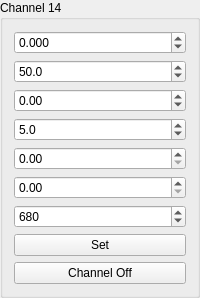
        <widget class="QGroupBox" name="groupBox_16">
         <property name="sizePolicy">
          <sizepolicy hsizetype="Preferred" vsizetype="Minimum">
           <horstretch>0</horstretch>
           <verstretch>0</verstretch>
          </sizepolicy>
         </property>
         <property name="title">
          <string>Channel 14</string>
         </property>
         <layout class="QGridLayout" name="gridLayout_17">
          <property name="sizeConstraint">
           <enum>QLayout::SetMaximumSize</enum>
          </property>
          <item row="1" column="0">
           <widget class="QDoubleSpinBox" name="doubleSpinBox_Signal_freq_15">
            <property name="sizePolicy">
             <sizepolicy hsizetype="Minimum" vsizetype="Fixed">
              <horstretch>0</horstretch>
              <verstretch>0</verstretch>
             </sizepolicy>
            </property>
            <property name="decimals">
             <number>1</number>
            </property>
            <property name="minimum">
             <double>0.000000000000000</double>
            </property>
            <property name="maximum">
             <double>200.000000000000000</double>
            </property>
            <property name="value">
             <double>50.000000000000000</double>
            </property>
           </widget>
          </item>
          <item row="2" column="0">
           <widget class="QDoubleSpinBox" name="doubleSpinBox_Signal_phase_15">
            <property name="sizePolicy">
             <sizepolicy hsizetype="Minimum" vsizetype="Fixed">
              <horstretch>0</horstretch>
              <verstretch>0</verstretch>
             </sizepolicy>
            </property>
            <property name="decimals">
             <number>2</number>
            </property>
            <property name="minimum">
             <double>-360.000000000000000</double>
            </property>
            <property name="maximum">
             <double>360.000000000000000</double>
            </property>
            <property name="value">
             <double>0.000000000000000</double>
            </property>
           </widget>
          </item>
          <item row="8" column="0">
           <widget class="QPushButton" name="pushButton_Channel0_en_15">
            <property name="sizePolicy">
             <sizepolicy hsizetype="Minimum" vsizetype="Fixed">
              <horstretch>0</horstretch>
              <verstretch>0</verstretch>
             </sizepolicy>
            </property>
            <property name="text">
             <string>Channel Off</string>
            </property>
            <property name="checkable">
             <bool>true</bool>
            </property>
           </widget>
          </item>
          <item row="4" column="0">
           <widget class="QDoubleSpinBox" name="doubleSpinBox_WhiteNoise_amp_15">
            <property name="sizePolicy">
             <sizepolicy hsizetype="Minimum" vsizetype="Fixed">
              <horstretch>0</horstretch>
              <verstretch>0</verstretch>
             </sizepolicy>
            </property>
            <property name="maximum">
             <double>1.000000000000000</double>
            </property>
            <property name="singleStep">
             <double>0.010000000000000</double>
            </property>
           </widget>
          </item>
          <item row="6" column="0">
           <widget class="QDoubleSpinBox" name="doubleSpinBox_SwNoise_freq_15">
            <property name="sizePolicy">
             <sizepolicy hsizetype="Minimum" vsizetype="Fixed">
              <horstretch>0</horstretch>
              <verstretch>0</verstretch>
             </sizepolicy>
            </property>
            <property name="decimals">
             <number>0</number>
            </property>
            <property name="maximum">
             <double>1500.000000000000000</double>
            </property>
            <property name="value">
             <double>680.000000000000000</double>
            </property>
           </widget>
          </item>
          <item row="3" column="0">
           <widget class="QDoubleSpinBox" name="doubleSpinBox_Ramp_time_15">
            <property name="sizePolicy">
             <sizepolicy hsizetype="Minimum" vsizetype="Fixed">
              <horstretch>0</horstretch>
              <verstretch>0</verstretch>
             </sizepolicy>
            </property>
            <property name="decimals">
             <number>1</number>
            </property>
            <property name="minimum">
             <double>0.100000000000000</double>
            </property>
            <property name="maximum">
             <double>50.000000000000000</double>
            </property>
            <property name="singleStep">
             <double>0.100000000000000</double>
            </property>
            <property name="value">
             <double>5.000000000000000</double>
            </property>
           </widget>
          </item>
          <item row="5" column="0">
           <widget class="QDoubleSpinBox" name="doubleSpinBox_SwNoise_amp_15">
            <property name="sizePolicy">
             <sizepolicy hsizetype="Minimum" vsizetype="Fixed">
              <horstretch>0</horstretch>
              <verstretch>0</verstretch>
             </sizepolicy>
            </property>
            <property name="maximum">
             <double>1.000000000000000</double>
            </property>
            <property name="singleStep">
             <double>0.005000000000000</double>
            </property>
           </widget>
          </item>
          <item row="0" column="0">
           <widget class="QDoubleSpinBox" name="doubleSpinBox_Signal_amp_15">
            <property name="sizePolicy">
             <sizepolicy hsizetype="Minimum" vsizetype="Fixed">
              <horstretch>0</horstretch>
              <verstretch>0</verstretch>
             </sizepolicy>
            </property>
            <property name="decimals">
             <number>3</number>
            </property>
            <property name="minimum">
             <double>-7.000000000000000</double>
            </property>
            <property name="maximum">
             <double>7.000000000000000</double>
            </property>
            <property name="singleStep">
             <double>0.050000000000000</double>
            </property>
           </widget>
          </item>
          <item row="7" column="0">
           <widget class="QPushButton" name="pushButton_Channel0_set_15">
            <property name="sizePolicy">
             <sizepolicy hsizetype="Minimum" vsizetype="Fixed">
              <horstretch>0</horstretch>
              <verstretch>0</verstretch>
             </sizepolicy>
            </property>
            <property name="text">
             <string>Set</string>
            </property>
            <property name="checkable">
             <bool>false</bool>
            </property>
           </widget>
          </item>
         </layout>
        </widget>
